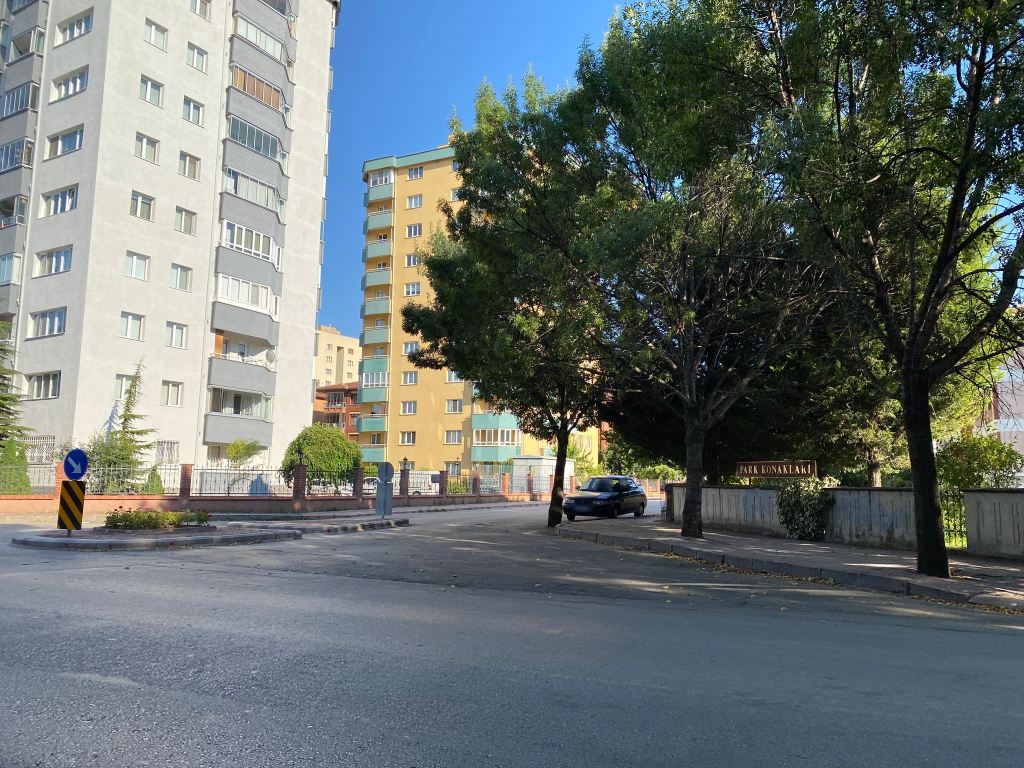
#> input picture 320033569584635.jpg, 2048 x 1536 px (shown at 1/2 size)
$ python t29_basic_image_processing_skiimage.py
#> lines starting #> are read from the running program, lines starting #| are printed output that depends on the picture

####
### This is a tutorial code and notes from https://www.youtube.com/watch?v=mQkcf8kgit8&list=PLHae9ggVvqPgyRQQOtENr6hK0m1UquGaG&index=30

###
from matplotlib import pyplot as plt
from skimage import io, color
from skimage.transform import rescale, resize, downscale_local_mean
from skimage.filters import gaussian,sobel


## images will have unit8 type
im =io.imread("320033569584635.jpg")
#> im is the input picture: shape (1536, 2048, 3); mean R, G, B 104.2, 112.6, 111

##  images will have float64 type
im_gray =io.imread("320033569584635.jpg", as_gray=True)
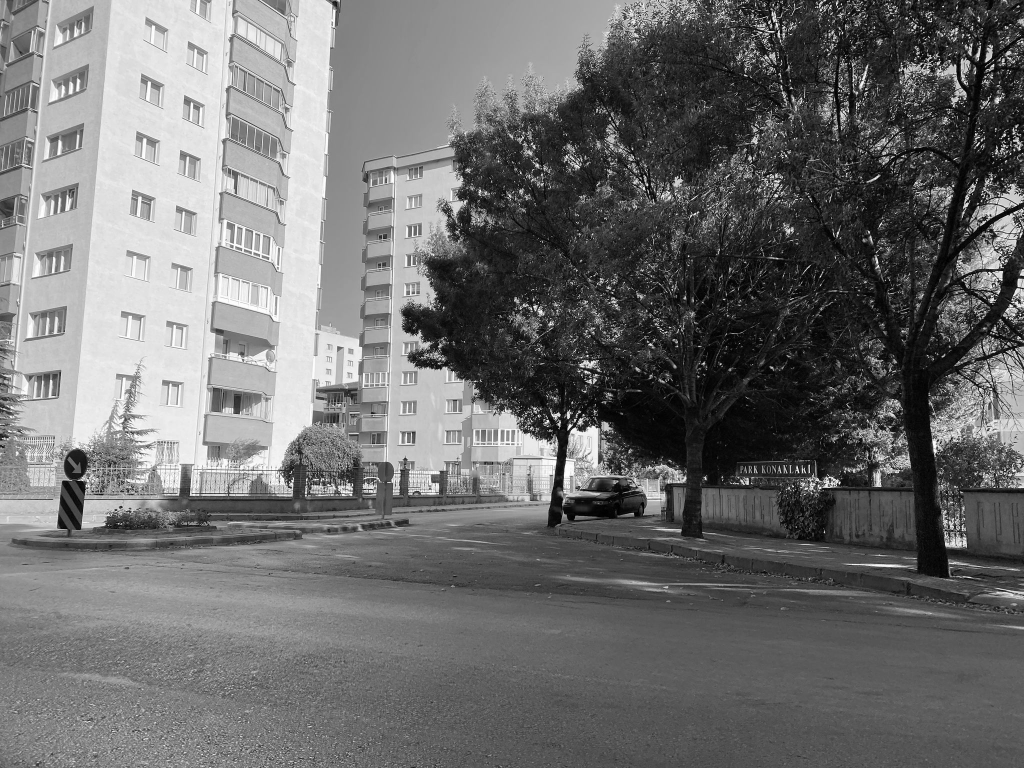
#> im_gray: shape (1536, 2048) float64 (shown at 1/2 size); min 0, max 1, mean 0.434


## %25 rescaling and image will have float64 , anti-aliasing gaussian smoothing uyguluyor.
im_rescale =rescale(im,1.0/4.0, anti_aliasing=False)
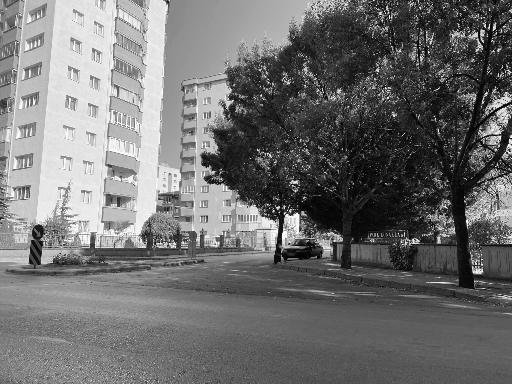
#> im_rescale: shape (384, 512, 1) float64; min 0.00196, max 1, mean 0.442


# Output Image will have 200 by 200 size
im_resize =resize(im,(200,200), anti_aliasing=False)
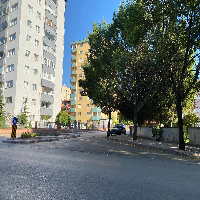
#> im_resize: shape (200, 200, 3) float64; mean R, G, B 0.409, 0.442, 0.435

## it will strech image 4 by 3 scale
img_downscaled=downscale_local_mean(im_gray,(4,3))
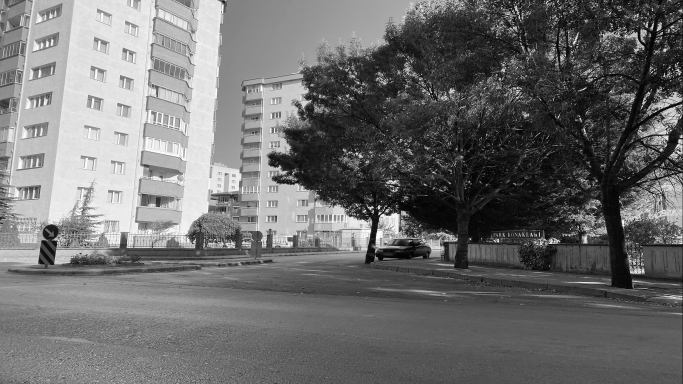
#> img_downscaled: shape (384, 683) float64; min 0.00888, max 0.997, mean 0.434
plt.imshow(img_downscaled,cmap='gray')


## it will create blur image
#output image will be same size as input
#cval: value to fill edges
#sigma : Standard deviation for Gaussian kernel.
im_gaussian=gaussian(im_gray,sigma=5,mode="constant",cval=0.0)
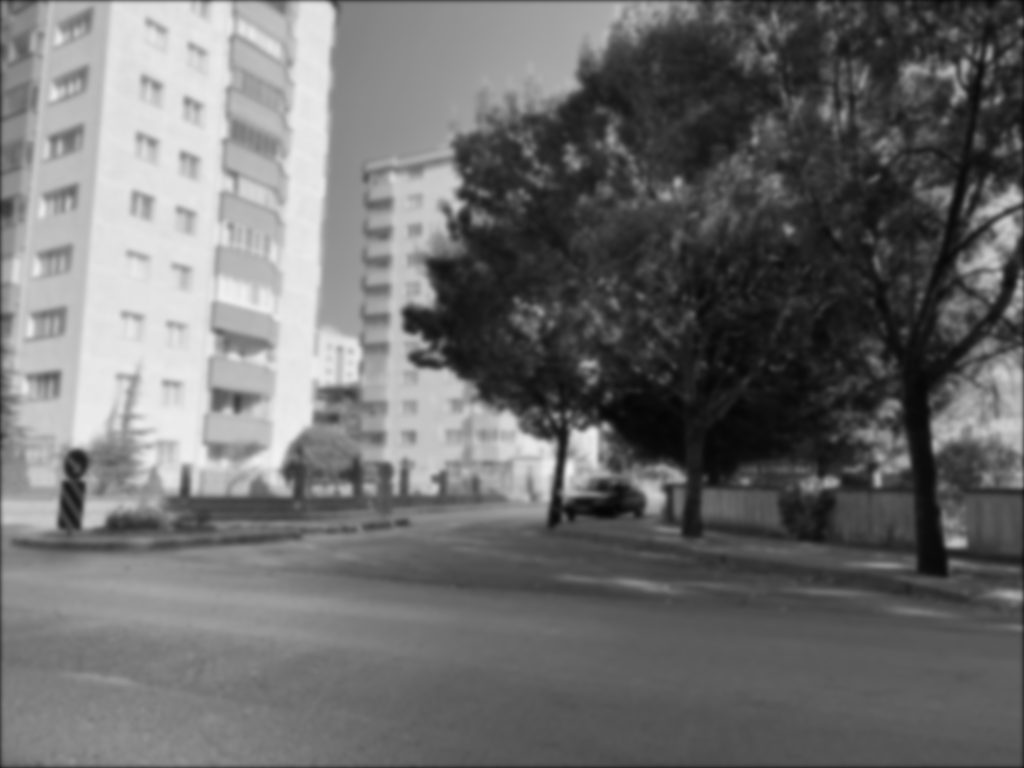
#> im_gaussian: shape (1536, 2048) float64 (shown at 1/2 size); min 0.0191, max 0.946, mean 0.432

## it will create image with edges intensified
im_sobel=sobel(im_gray)
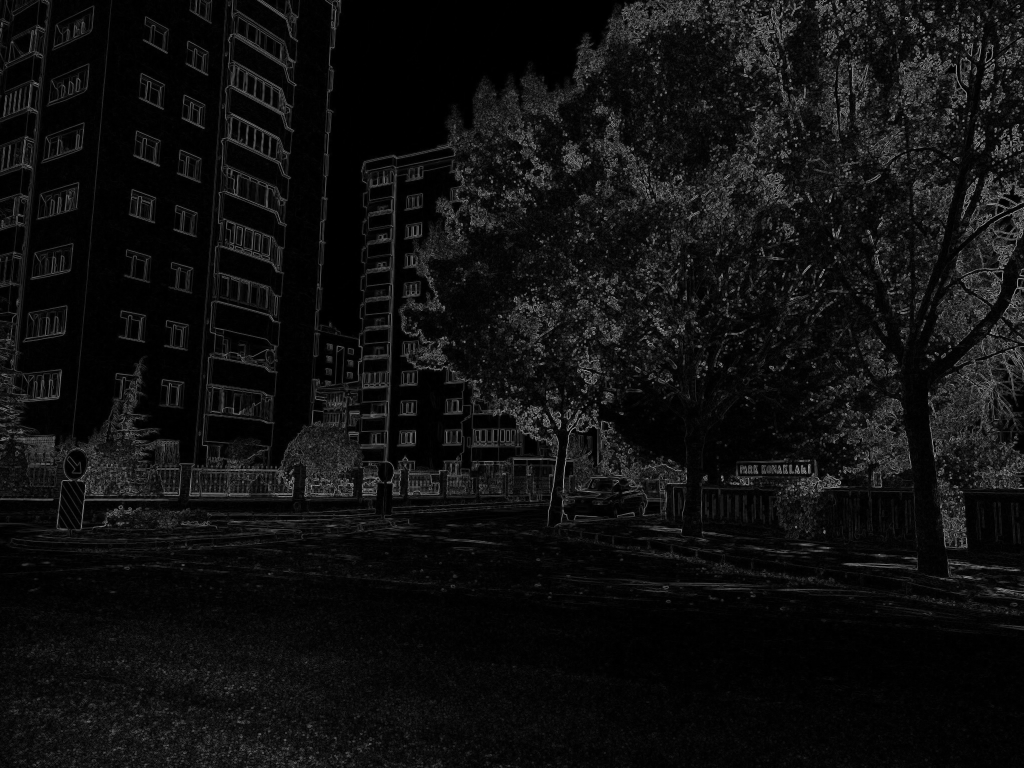
#> im_sobel: shape (1536, 2048) float64 (shown at 1/2 size); min 0, max 0.713, mean 0.063

plt.imshow(im_sobel,cmap='gray')
plt.show()

$ run again, with 480976409840746.jpg copied over 320033569584635.jpg
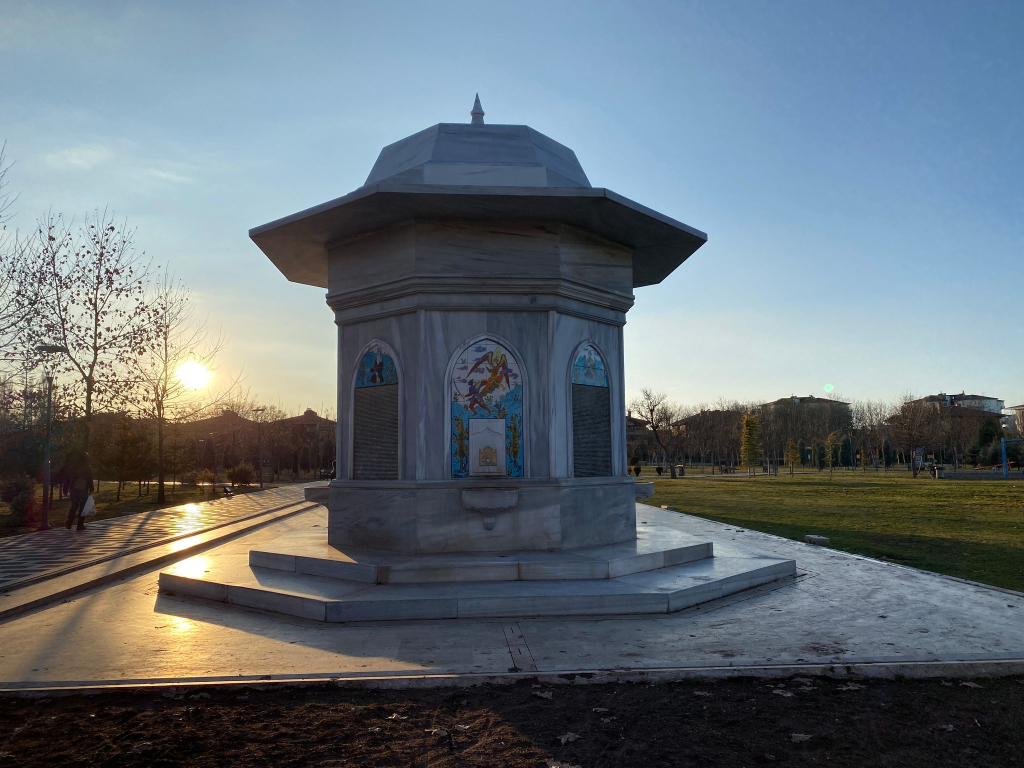
#> input picture 480976409840746.jpg, 2048 x 1536 px (shown at 1/2 size)
#> im is the input picture: shape (1536, 2048, 3); mean R, G, B 102.3, 112.8, 120
#> `img_downscaled=downscale_local_mean(im_gray,(4,3))`:
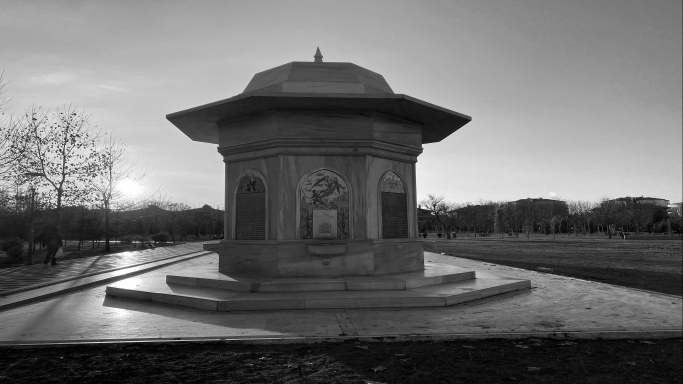
#> img_downscaled: shape (384, 683) float64; min 0.00317, max 1, mean 0.435
#> `im_sobel=sobel(im_gray)`:
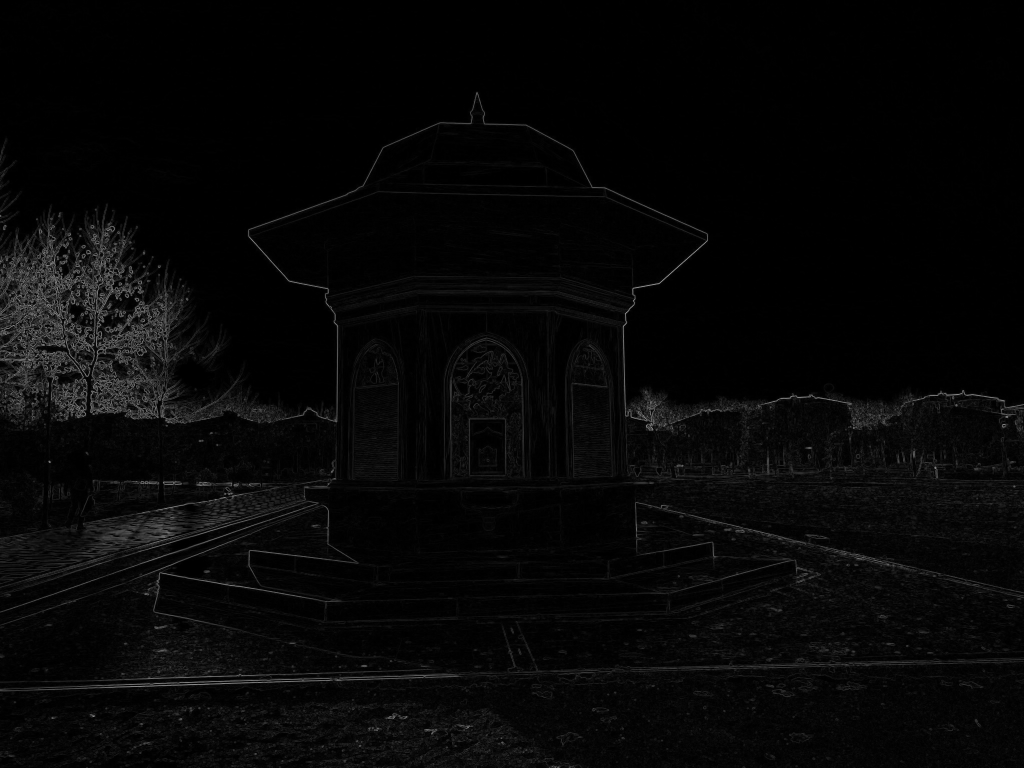
#> im_sobel: shape (1536, 2048) float64 (shown at 1/2 size); min 0, max 0.684, mean 0.028
